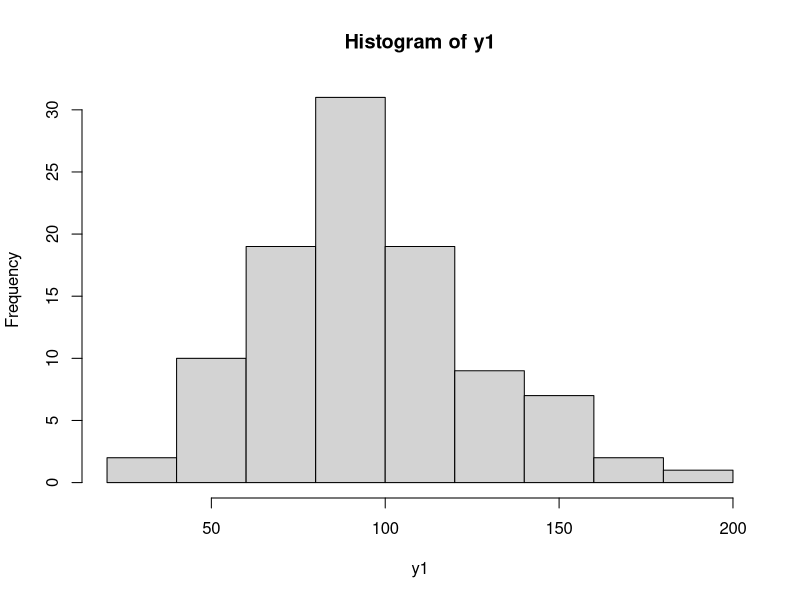
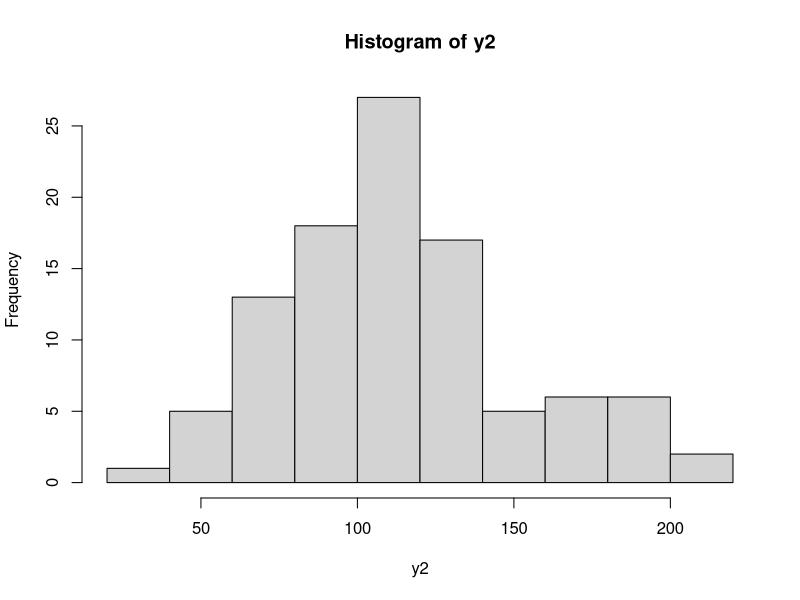
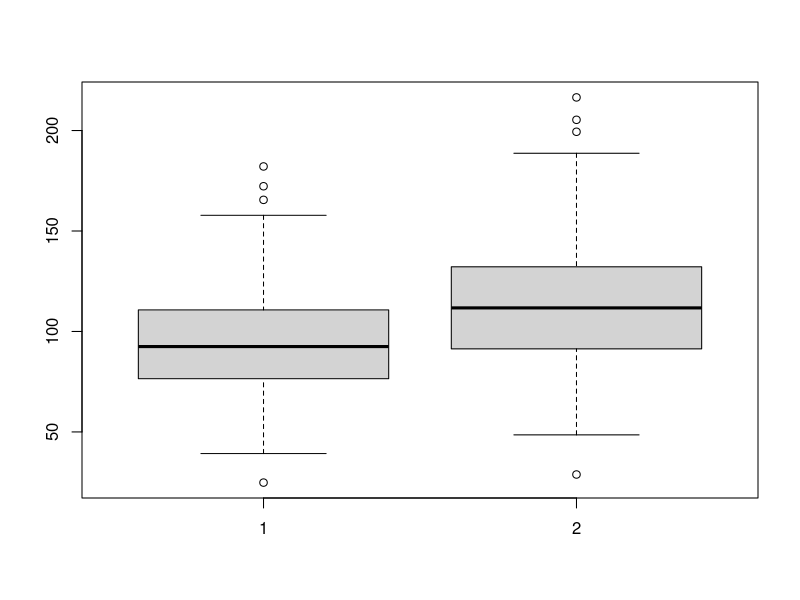
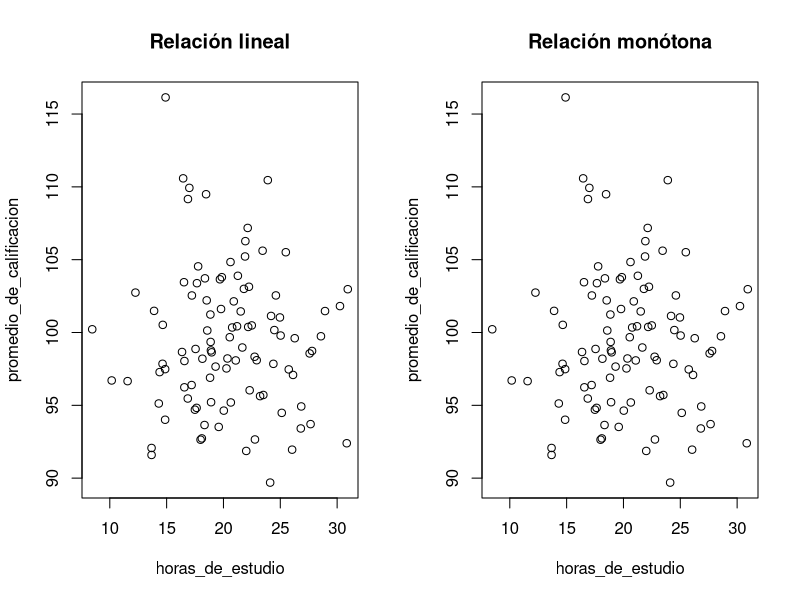

Reproduce these figures in R, in order.
set.seed(1)
z <- rnorm(100)
x <- rpois(100, 10.3)
y <- rbinom(100, 1, .25)
y1 <- 5*z+x*10+rnorm(100,2,1)
y2 <- 5*z+x*12+rnorm(100,2,1)

hist(y1)
hist(y2)

#nos interesa que no sean iguales a 0.
t.test(y1)
t.test(y2)

boxplot(y1, y2)


#2- Decimos que la correlación lineal es una prueba de correlación paramétrica porque asume que las variables involucradas en el análisis siguen una distribución normal y que la relación entre ellas es lineal.
# Las pruebas paramétricas y no paramétricas son diferentes en cuanto a las suposiciones que hacen sobre la distribución de los datos y en cuanto a los tipos de datos que pueden analizar.


#9- Una relación lineal se refiere a una relación entre dos variables que se puede representar por una línea recta. Por otro lado, una relación monótona se refiere a una relación entre dos variables que sigue un patrón creciente o decreciente, pero no necesariamente lineal.
# Generar datos para una relación lineal
set.seed(123)
horas_de_estudio <- rnorm(100, mean = 20, sd = 5)
promedio_de_calificacion <- horas_de_estudio * 0.5 + rnorm(100, mean = 70, sd = 10)

# Generar datos para una relación monótona
set.seed(123)
horas_de_estudio <- rnorm(100, mean = 20, sd = 5)
promedio_de_calificacion <- 100 - 1 / (horas_de_estudio + 1) + rnorm(100, mean = 0, sd = 5)

# Graficar las relaciones
par(mfrow=c(1,2))
plot(horas_de_estudio, promedio_de_calificacion, main = "Relación lineal")
plot(horas_de_estudio, promedio_de_calificacion, main = "Relación monótona")
#El primer gráfico muestra la relación lineal entre las dos variables. Podemos ver que la nube de puntos sigue una línea recta, lo que indica una relación lineal positiva entre las variables. En cambio, el segundo gráfico muestra la relación monótona entre las dos variables. Podemos ver que la nube de puntos no sigue una línea recta, pero sí sigue un patrón creciente general.



#10- Se suele aplicar la correlación de rangos de Spearman. Con un par de vectores, por ejemplo, utilizamos cor.test(x, y, method = "spearman").






